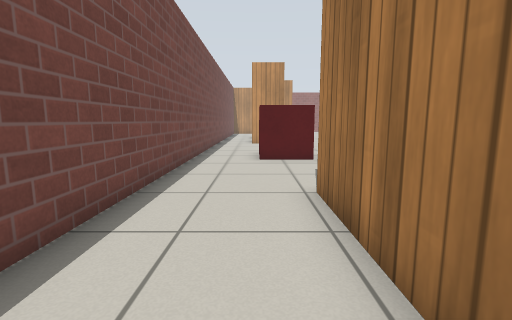
view 1 (above)

19 first-person views from a walk through a world built for the Gazebo simulator. The camera is 0.72 m above the floor, tilts 8° down and sees 85° across. The floor is counted in squares, 0.5 m on a side. Each view is taken from the middle of a square. On the plan, view 1 faces up. The plan holds only what a view shows up to about 14 squares ahead; the rest is blank. Simple patterns stand in for the simulator's built-in surfaces.

view 2
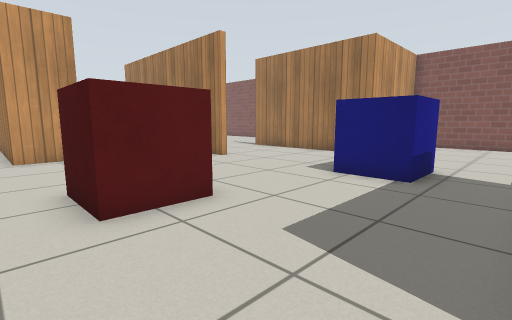

view 3
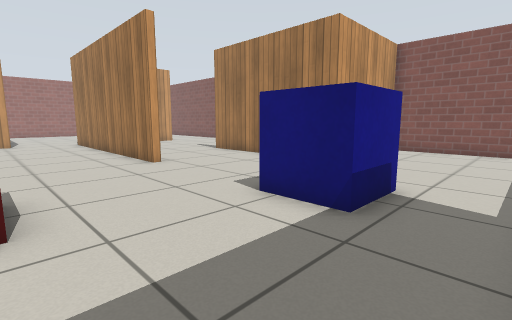

view 4
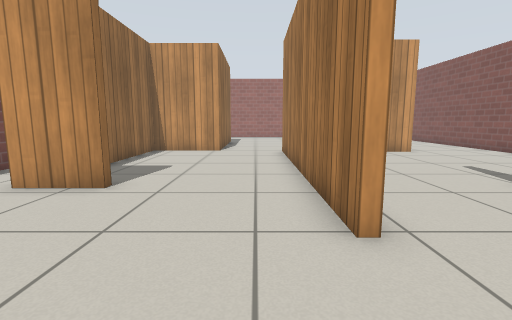

view 5
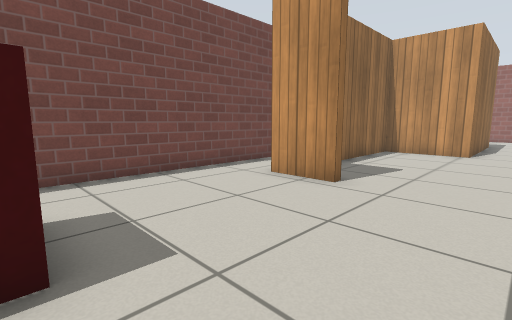

view 6
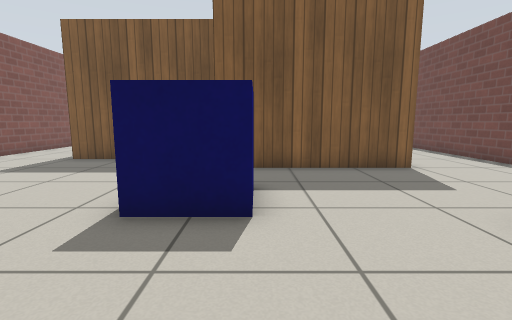

view 7
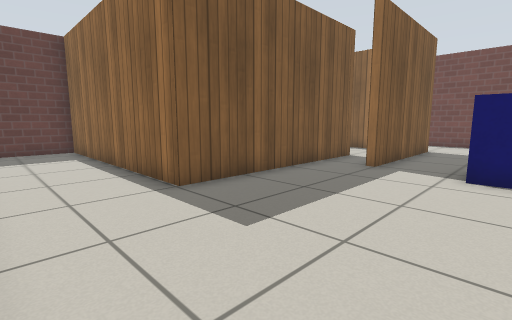

view 8
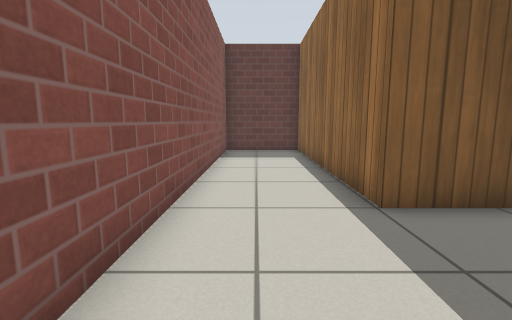

view 9
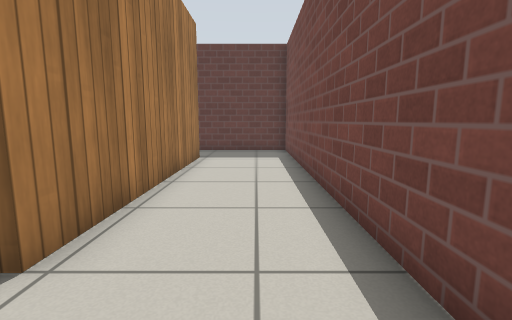

view 10
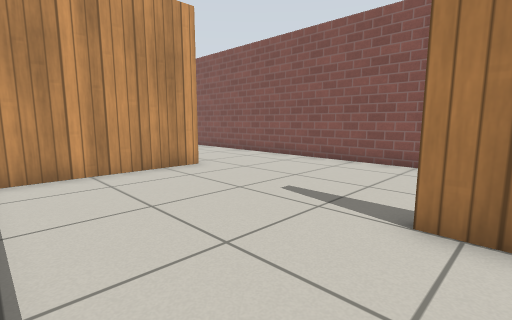

view 11
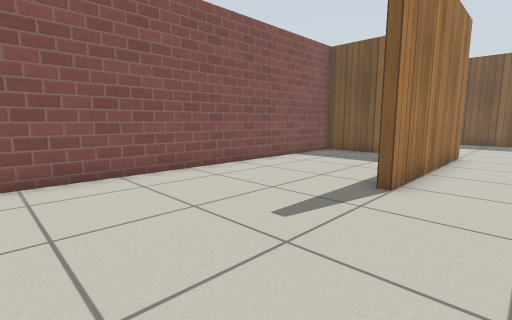

view 12
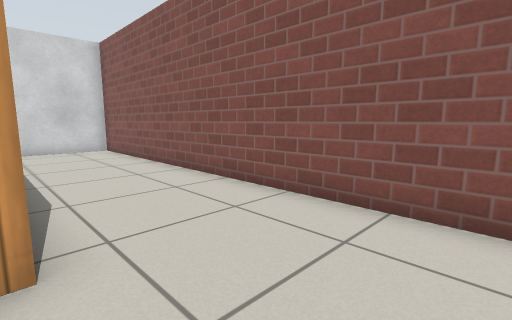

view 13
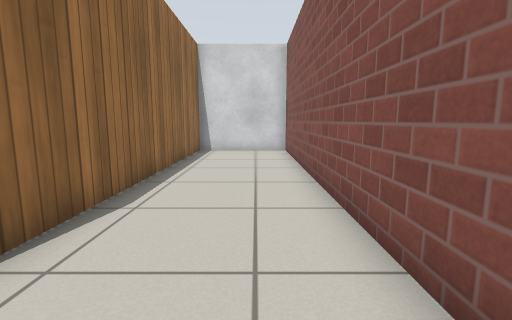

view 14
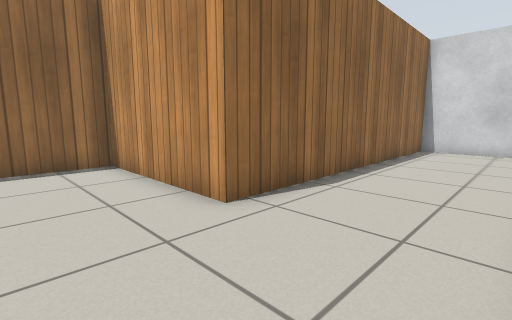

view 15
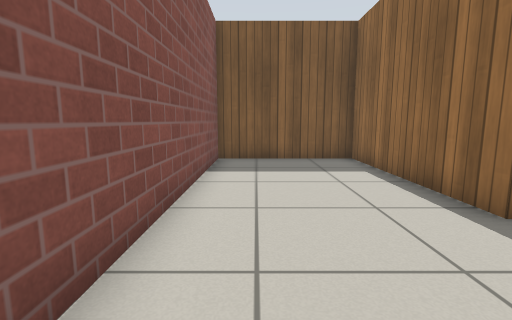

view 16
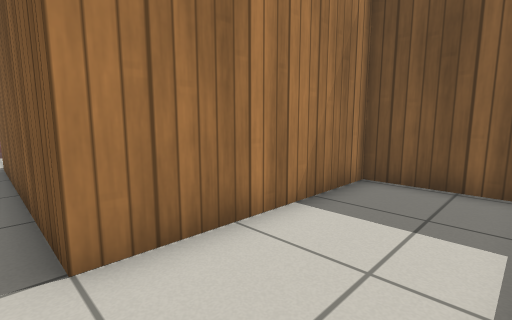

view 17
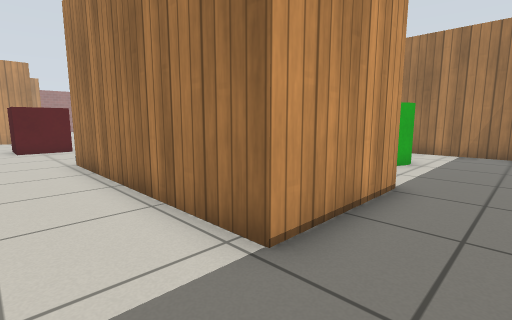

view 18
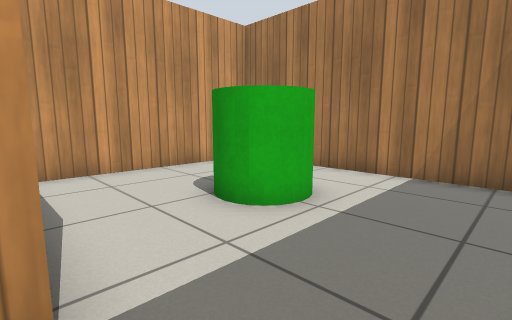

view 19
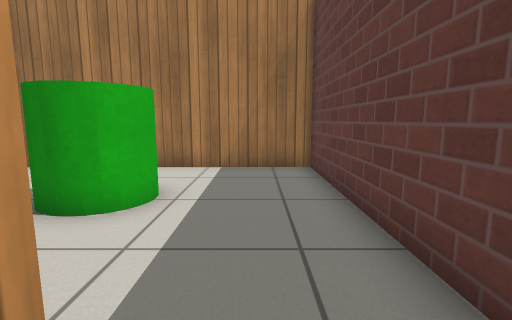

### Floor plan
Ten units are one square. View 1 is at (0, 0); x grows to the right and y downward. Boxes are objects, and circles mark ways between rooms. Rooms are numbered by the first view taken in them; rooms with no view inside come last. Other rooms are left out.
<svg viewBox="-29 -372 199 434">
<path fill="none" stroke="#000" d="M49 -35 129 -35 129 57 165 57 165 -110 110 -110 110 -144M63 -152 63 -244M18 -182 18 -179 -2 -179M-24 -174 -24 57 -5 57M12 30 12 -55 72 -55 72 -51M33 -256 1 -256 1 -214M113 -181 113 -113 165 -113 165 -367 123 -367 123 -250 66 -250 66 -222M110 -144 110 -181M21 27 49 27 49 -35M52 30 12 30M56 57 126 57 126 -32 59 -32M-5 57 19 57"/>
<rect x="-5" y="-125" width="30" height="20" fill="#bbb"><title>red box</title></rect>
<rect x="55" y="-105" width="30" height="30" fill="#bbb"><title>blue box</title></rect>
<rect x="75" y="5" width="20" height="20" fill="#bbb"><title>green cylinder</title></rect>
<circle cx="80" cy="-150" r="3" fill="#2a7"/>
<circle cx="40" cy="-40" r="3" fill="#2a7"/>
<circle cx="5" cy="45" r="3" fill="#2a7"/>
<text x="60" y="-90">1</text>
<text x="130" y="-220">2</text>
<text x="30" y="-10">3</text>
<text x="80" y="20">4</text>
</svg>
Room 1 opens to room 2. Room 1 opens to room 3. Room 1 opens to room 4.

Where each view was taken, in squares from view 1:
view 1: 0 up, 0 right, facing up
view 2: 6 up, 1 left, facing up-right
view 3: 6 up, 2 right, facing up-right
view 4: 12 up, 5 right, facing up
view 5: 12 up, 5 right, facing up-left
view 6: 14 up, 6 right, facing down
view 7: 9 up, 16 right, facing down-left
view 8: 8 up, 15 right, facing down
view 9: 8 up, 1 left, facing down
view 10: 17 up, 7 right, facing up-right
view 11: 24 up, 9 right, facing down-right
view 12: 22 up, 12 right, facing up-right
view 13: 23 up, 15 right, facing up
view 14: 22 up, 16 right, facing up-left
view 15: 22 up, 15 right, facing down
view 16: 4 up, 2 right, facing down-right
view 17: 5 down, 1 left, facing up-right
view 18: 5 down, 5 right, facing up-right
view 19: 4 down, 4 right, facing right
